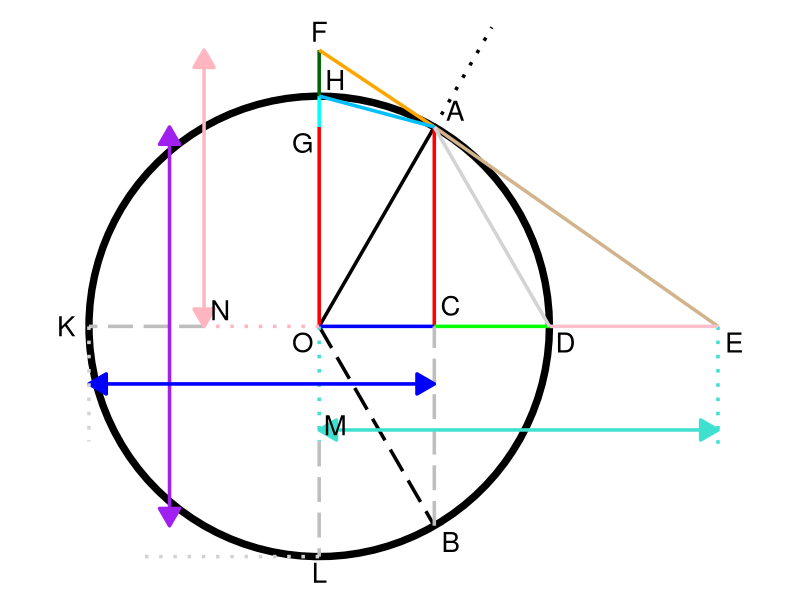

The R source for this figure:
library(ggplot2)

# Set theta value
theta <- pi / 3

# Circle data
circle_data <- data.frame(
  x = cos(seq(0, 2 * pi, length.out = 100)),
  y = sin(seq(0, 2 * pi, length.out = 100))
)

# Coordinates
x_theta <- cos(theta)
y_theta <- sin(theta)

O <- c(0, 0)
A <- c(x_theta, y_theta)
A_extra <- c(1.5 * x_theta, 1.5 * y_theta)
B <- c(x_theta, -y_theta)
C <- c(x_theta, 0)
D <- c(1, 0)
E <- c(tan(theta), 0)
F <- c(0, 1.2)
G <- c(0, y_theta)
H <- c(0, 1)
K <- c(-1, 0)
L <- c(0, -1)
M <- c(0, -0.5)
N <- c(-0.5, 0)

plot <- ggplot() +
  
  # Circle
  geom_path(data = circle_data, aes(x = x, y = y), colour = "black", size = 2.5) +
  
  # Theta line (O to A)
  geom_segment(aes(x = O[1], y = O[2], xend = A[1], yend = A[2]), colour = "black", size = 1.2) +
  
  # Dotted theta extra line (A to A_extra)
  geom_segment(aes(x = A[1], y = A[2], xend = A_extra[1], yend = A_extra[2]), colour = "black", linetype = "dotted", size = 1.2) +
  
  # Mirror theta line (O to B)
  geom_segment(aes(x = O[1], y = O[2], xend = B[1], yend = B[2]), colour = "black", linetype = "longdash", size = 1.2) +
  
  # Red vertical lines (A to C and O to G)
  geom_segment(aes(x = A[1], y = A[2], xend = C[1], yend = C[2]), colour = "red", size = 1.2) +
  geom_segment(aes(x = O[1], y = O[2], xend = G[1], yend = G[2]), colour = "red", size = 1.2) +
  
  # Blue cos line (O to C)
  geom_segment(aes(x = O[1], y = O[2], xend = C[1], yend = C[2]), colour = "blue", size = 1.2) +
  
  # Green versin line (C to D)
  geom_segment(aes(x = C[1], y = C[2], xend = D[1], yend = D[2]), colour = "green", size = 1.2) +
  
  # Cyan coversin line (G to H)
  geom_segment(aes(x = G[1], y = G[2], xend = H[1], yend = H[2]), colour = "cyan", size = 1.2) +
  
  # Dark green exsec line (H to F)
  geom_segment(aes(x = H[1], y = H[2], xend = F[1], yend = F[2]), colour = "darkgreen", size = 1.2) +
  
  # OL line
  geom_segment(aes(x = O[1], y = O[2], xend = M[1], yend = M[2]), colour = "turquoise", linetype = "dotted", size = 1.2) +
  geom_segment(aes(x = M[1], y = M[2], xend = L[1], yend = L[2]), colour = "gray", linetype = "longdash", size = 1.2) +
  
  # OK line
  geom_segment(aes(x = O[1], y = O[2], xend = N[1], yend = N[2]), colour = "lightpink", linetype = "dotted", size = 1.2) +
  geom_segment(aes(x = N[1], y = N[2], xend = K[1], yend = K[2]), colour = "gray", linetype = "longdash", size = 1.2) + 
  
  # CB line
  geom_segment(aes(x = B[1], y = B[2], xend = C[1], yend = C[2]), colour = "gray", linetype = "longdash", size = 1.2) +
  
  # Orange cotangent line (F to A)
  geom_segment(aes(x = F[1], y = F[2], xend = A[1], yend = A[2]), colour = "orange", size = 1.2) +
  
  # Tan tangent line (E to A)
  geom_segment(aes(x = E[1], y = E[2], xend = A[1], yend = A[2]), colour = "tan", size = 1.2) +
  
  # Light pink exsec line (F to K) with arrows
  geom_segment(aes(x = -0.5, y = F[2], xend = -0.5, yend = 0), colour = "lightpink", size = 1.2,
               arrow = arrow(type = "closed", ends = "both", length = unit(0.2, "inches"))) +
  
  # Purple covercos line
  geom_segment(aes(x = -0.65, y = A[2], xend = -0.65, yend = B[2]), colour = "purple", size = 1.2,
               arrow = arrow(type = "closed", ends = "both", length = unit(0.2, "inches"))) +
  
  # Blue vercos line
  geom_segment(aes(x = K[1], y = K[2] - 0.25, xend = C[1], yend = C[2] - 0.25), colour = "blue", size = 1.2,
               arrow = arrow(type = "closed", ends = "both", length = unit(0.2, "inches"))) +
  
  # Turquoise sec line
  geom_segment(aes(x = M[1], y = M[2] + 0.05, xend = E[1], yend = M[2] + 0.05), colour = "turquoise", size = 1.2,
               arrow = arrow(type = "closed", ends = "both", length = unit(0.2, "inches"))) +
  
  # Turquoise secant label line on the right
  geom_segment(aes(x = E[1], y = E[2], xend = E[1], yend = M[2]-0.05), colour = "turquoise", linetype = "dotted", size = 1.2) +
  
  # Light gray crd line
  geom_segment(aes(x = A[1], y = A[2], xend = D[1], yend = D[2]), colour = "lightgray", size = 1.2) +
  
  # Sky blue blue A to H line
  geom_segment(aes(x = A[1], y = A[2], xend = H[1], yend = H[2]), colour = "deepskyblue", size = 1.2) +
  
  # Pink csc line
  geom_segment(aes(x = D[1], y = D[2], xend = E[1], yend = E[2]), colour = "pink", size = 1.2) +
  
  # Light gray dotted extra line 
  geom_segment(aes(x = K[1], y = K[2], xend = K[1], yend = K[2] - 0.5), colour = "lightgray", linetype = "dotted", size = 1.2) +
  geom_segment(aes(x = L[1], y = L[2], xend = L[1]- 0.8, yend = L[2]), colour = "lightgray", linetype = "dotted", size = 1.2) +
  
  
  # Add labels to each coordinate
  geom_text(aes(x = O[1] - 0.07, y = O[2] - 0.07, label = "O"), colour = "black", size = 7) +
  geom_text(aes(x = A[1] + 0.09, y = A[2] + 0.07, label = "A"), colour = "black", size = 7) +
  geom_text(aes(x = B[1] + 0.07, y = B[2] - 0.07, label = "B"), colour = "black", size = 7) +
  geom_text(aes(x = C[1] + 0.07, y = C[2] + 0.09, label = "C"), colour = "black", size = 7) +
  geom_text(aes(x = D[1] + 0.07, y = D[2] - 0.07, label = "D"), colour = "black", size = 7) +
  geom_text(aes(x = E[1] + 0.07, y = E[2] - 0.07, label = "E"), colour = "black", size = 7) +
  geom_text(aes(x = F[1] + 0.00, y = F[2] + 0.08, label = "F"), colour = "black", size = 7) +
  geom_text(aes(x = G[1] - 0.07, y = G[2] - 0.07, label = "G"), colour = "black", size = 7) +
  geom_text(aes(x = H[1] + 0.07, y = H[2] + 0.07, label = "H"), colour = "black", size = 7) +
  geom_text(aes(x = K[1] - 0.10, y = K[2] + 0.00, label = "K"), colour = "black", size = 7) +
  geom_text(aes(x = L[1] + 0.00, y = L[2] - 0.07, label = "L"), colour = "black", size = 7) +
  geom_text(aes(x = M[1] + 0.07, y = M[2] + 0.07, label = "M"), colour = "black", size = 7) +
  geom_text(aes(x = N[1] + 0.07, y = N[2] + 0.07, label = "N"), colour = "black", size = 7) +
  
  coord_fixed() +
  theme_void()

print(plot)
